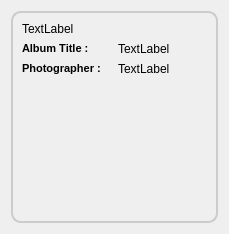
<?xml version="1.0" encoding="UTF-8"?>
<ui version="4.0">
 <class>AlbumItem</class>
 <widget class="QWidget" name="AlbumItem">
  <property name="geometry">
   <rect>
    <x>0</x>
    <y>0</y>
    <width>229</width>
    <height>234</height>
   </rect>
  </property>
  <property name="windowTitle">
   <string>Form</string>
  </property>
  <layout class="QVBoxLayout" name="verticalLayout_3">
   <item>
    <widget class="QFrame" name="albumFrame">
     <property name="styleSheet">
      <string notr="true">QFrame#albumFrame{border: 2px solid #CCCCCC;
background: qlineargradient(x1: 0, y1: 0, x2: 0, y2: 1,
                                     stop: 0 #EEEEEE, stop: 1 #CCCCCC);
border-radius: 10px}</string>
     </property>
     <property name="frameShape">
      <enum>QFrame::StyledPanel</enum>
     </property>
     <property name="frameShadow">
      <enum>QFrame::Raised</enum>
     </property>
     <layout class="QVBoxLayout" name="verticalLayout_4">
      <item>
       <widget class="QLabel" name="label_Thumbnail">
        <property name="text">
         <string>TextLabel</string>
        </property>
       </widget>
      </item>
      <item>
       <layout class="QHBoxLayout" name="horizontalLayout_2">
        <item>
         <layout class="QHBoxLayout" name="horizontalLayout">
          <item>
           <layout class="QVBoxLayout" name="verticalLayout">
            <item>
             <widget class="QLabel" name="AlbumTitle">
              <property name="styleSheet">
               <string notr="true"/>
              </property>
              <property name="text">
               <string>&lt;!DOCTYPE HTML PUBLIC &quot;-//W3C//DTD HTML 4.0//EN&quot; &quot;http://www.w3.org/TR/REC-html40/strict.dtd&quot;&gt;
&lt;html&gt;&lt;head&gt;&lt;meta name=&quot;qrichtext&quot; content=&quot;1&quot; /&gt;&lt;style type=&quot;text/css&quot;&gt;
p, li { white-space: pre-wrap; }
&lt;/style&gt;&lt;/head&gt;&lt;body style=&quot; font-family:'MS Shell Dlg 2'; font-size:8.25pt; font-weight:400; font-style:normal;&quot;&gt;
&lt;p style=&quot; margin-top:0px; margin-bottom:0px; margin-left:0px; margin-right:0px; -qt-block-indent:0; text-indent:0px;&quot;&gt;&lt;span style=&quot; font-size:8pt; font-weight:600;&quot;&gt;Album Title :&lt;/span&gt;&lt;/p&gt;&lt;/body&gt;&lt;/html&gt;</string>
              </property>
             </widget>
            </item>
            <item>
             <widget class="QLabel" name="label_4">
              <property name="text">
               <string>&lt;!DOCTYPE HTML PUBLIC &quot;-//W3C//DTD HTML 4.0//EN&quot; &quot;http://www.w3.org/TR/REC-html40/strict.dtd&quot;&gt;
&lt;html&gt;&lt;head&gt;&lt;meta name=&quot;qrichtext&quot; content=&quot;1&quot; /&gt;&lt;style type=&quot;text/css&quot;&gt;
p, li { white-space: pre-wrap; }
&lt;/style&gt;&lt;/head&gt;&lt;body style=&quot; font-family:'MS Shell Dlg 2'; font-size:8.25pt; font-weight:400; font-style:normal;&quot;&gt;
&lt;p style=&quot; margin-top:0px; margin-bottom:0px; margin-left:0px; margin-right:0px; -qt-block-indent:0; text-indent:0px;&quot;&gt;&lt;span style=&quot; font-size:8pt; font-weight:600;&quot;&gt;Photographer :&lt;/span&gt;&lt;/p&gt;&lt;/body&gt;&lt;/html&gt;</string>
              </property>
             </widget>
            </item>
           </layout>
          </item>
          <item>
           <layout class="QVBoxLayout" name="verticalLayout_2">
            <item>
             <widget class="QLabel" name="label_AlbumTitle">
              <property name="text">
               <string>TextLabel</string>
              </property>
             </widget>
            </item>
            <item>
             <widget class="QLabel" name="label_Photographer">
              <property name="text">
               <string>TextLabel</string>
              </property>
             </widget>
            </item>
           </layout>
          </item>
         </layout>
        </item>
       </layout>
      </item>
      <item>
       <spacer name="verticalSpacer">
        <property name="orientation">
         <enum>Qt::Vertical</enum>
        </property>
        <property name="sizeHint" stdset="0">
         <size>
          <width>20</width>
          <height>40</height>
         </size>
        </property>
       </spacer>
      </item>
     </layout>
    </widget>
   </item>
  </layout>
 </widget>
 <resources/>
 <connections/>
</ui>
